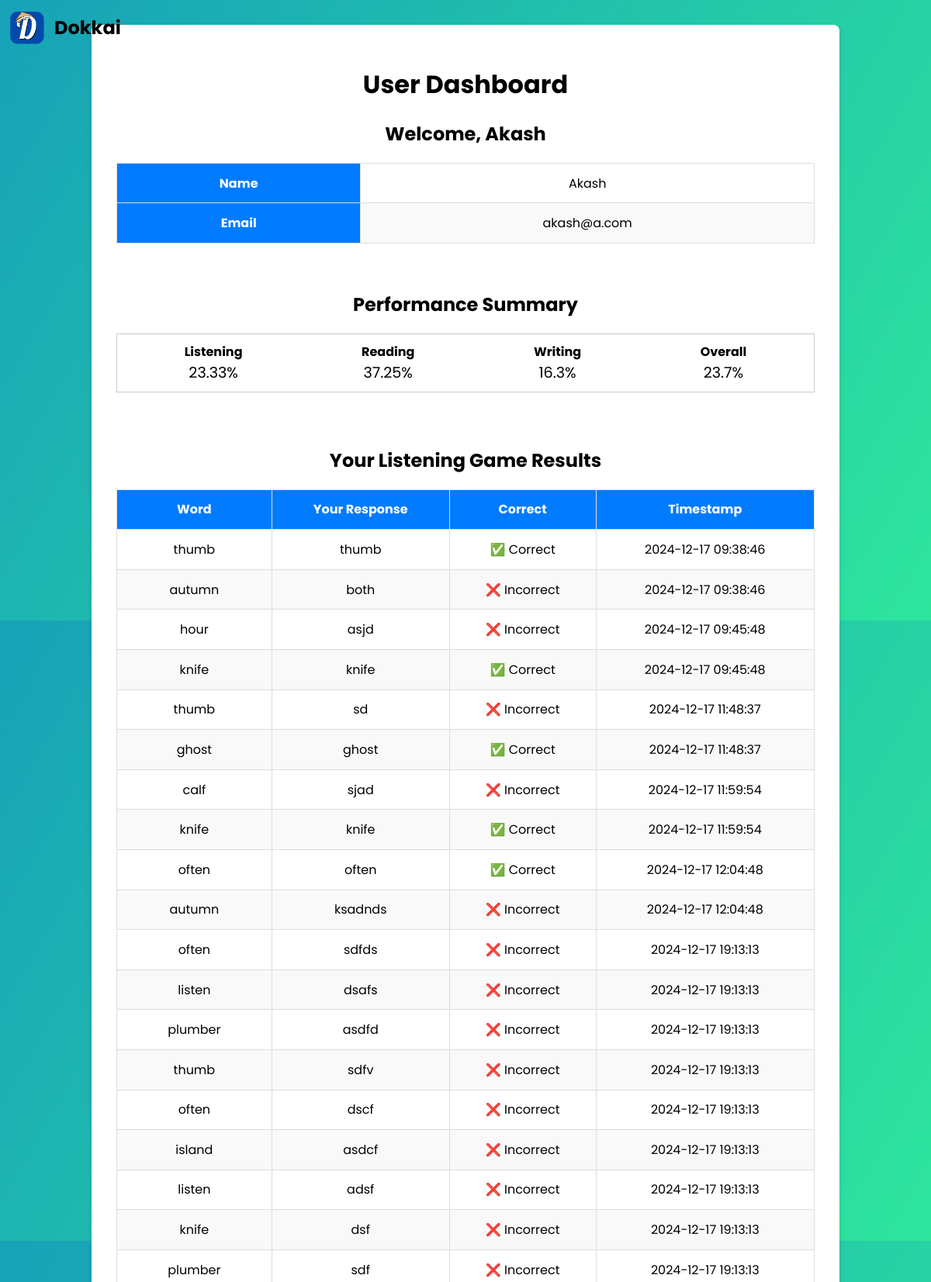
The app's page /dashboard (signed in, upper part) with its own data.
### tables this page shows
CREATE TABLE users (
                            id INTEGER PRIMARY KEY AUTOINCREMENT,
                            name TEXT NOT NULL,
                            email TEXT UNIQUE NOT NULL,
                            password TEXT NOT NULL);

CREATE TABLE answers (
                id INTEGER PRIMARY KEY AUTOINCREMENT,
                user_id INTEGER,
                word TEXT,
                response TEXT,
                correct BOOLEAN,
                timestamp DATETIME DEFAULT CURRENT_TIMESTAMP
            );

### app.py (the view)
@app.route('/dashboard')
def dashboard():
    if 'user_id' not in session:
        return redirect(url_for('login'))
    user_details = get_user_details(session['user_id'])
    if not user_details:
        return "User not found.", 404
    with sqlite3.connect(DATABASE) as conn:
        cursor = conn.cursor()
        cursor.execute("""
            SELECT word, response, correct, timestamp
            FROM answers
            WHERE user_id = ?
        """, (session['user_id'],))
        user_answers = cursor.fetchall()
        total_listening = len(user_answers)
        correct_listening = sum(1 for _, _, correct, _ in user_answers if correct)
        listening_percentage = (correct_listening / total_listening) * 100 if total_listening else 0
        cursor.execute("""
            SELECT word, selected_image, correct, timestamp
            FROM reading
            WHERE user_id = ?
        """, (session['user_id'],))
        reading_results = cursor.fetchall()
        total_reading = len(reading_results)
        correct_reading = sum(1 for _, _, correct, _ in reading_results if correct)
        reading_percentage = (correct_reading / total_reading) * 100 if total_reading else 0
        cursor.execute("""
            SELECT question, user_response, correct_answer, correct
            FROM writting
            WHERE user_id = ?
        """, (session['user_id'],))
        writing_results = cursor.fetchall()
        total_writing = len(writing_results)
        correct_writing = sum(1 for _, _, _, correct in writing_results if correct)
        writing_percentage = (correct_writing / total_writing) * 100 if total_writing else 0
        total_answers = total_listening + total_reading + total_writing
        total_correct = correct_listening + correct_reading + correct_writing
        overall_percentage = (total_correct / total_answers) * 100 if total_answers else 0
    return render_template(
        'dashboard.html',
        user_details=user_details,
        user_answers=user_answers,
        reading_results=reading_results,
        writing_results=writing_results,
        listening_percentage=listening_percentage,
        reading_percentage=reading_percentage,
        writing_percentage=writing_percentage,
        overall_percentage=overall_percentage # Include if you want overall
    )

### app.py (called while the page is built)
def get_user_details(user_id):
    with sqlite3.connect(DATABASE) as conn:
        cursor = conn.cursor()
        cursor.execute("SELECT name, email FROM users WHERE id = ?", (user_id,))
        result = cursor.fetchone()
        if result:
            return {"name" : result[0], "email": result[1]}
        return None

### templates/dashboard.html (shortened to what this page needs)
<!DOCTYPE html>
<html lang="en">
<head>
</head>
<body>
    <div style="position: absolute; top: 0; left: 0; display: flex; align-items: center; padding: 10px;">
        <a href="{{ url_for('home') }}" style="text-decoration: none; display: flex; align-items: center;">
            <div class="logo-container" style="display: flex; align-items: center;">
                <img src="{{ url_for('static', filename='images/logo.png') }}"
                     alt="Logo"
                     class="logo"
                     style="width: 50px; height: 50px; margin-right: 10px;">
                <span class="logo-name" style="font-size: 1.5rem; color: #000000; font-weight: bold;">Dokkai</span>
            </div>
        </a>
    </div>
        <div class="container">
        <h1>User Dashboard</h1>
        <h2>Welcome, {{ user_details['name'] }}</h2>
        <table>
            <thead>
                <tr>
                    <th>Name</th>
                    <td>{{ user_details['name'] }}</td>
                </tr>
                <tr>
                    <th>Email</th>
                    <td>{{ user_details['email'] }}</td>
                </tr>
            </thead>
        </table>
        <br>
        <h2>Performance Summary</h2>
        <div class="performance-summary">
            <div class="summary-item">
                <span class="label">Listening</span>
                <span class="value">{{ listening_percentage|round(2) }}%</span>
            </div>
            <div class="summary-item">
                <span class="label">Reading</span>
                <span class="value">{{ reading_percentage|round(2) }}%</span>
            </div>
            <div class="summary-item">
                <span class="label">Writing</span>
                <span class="value">{{ writing_percentage|round(2) }}%</span>
            </div>
            {% if overall_percentage %}
            <div class="summary-item">
                <span class="label">Overall</span>
                <span class="value">{{ overall_percentage|round(2) }}%</span>
            </div>
            {% endif %}
        </div>
        <br><br>
        <h2>Your Listening Game Results</h2>
        <table>
            <thead>
                <tr>
                    <th>Word</th>
                    <th>Your Response</th>
                    <th>Correct</th>
                    <th>Timestamp</th>
                </tr>
            </thead>
            <tbody>
                {% if user_answers %}
                    {% for answer in user_answers %}
                    <tr>
                        <td>{{ answer[0] }}</td>
                        <td>{{ answer[1] }}</td>
                        <td>
                            {% if answer[2] %}
                                ✅ Correct
                            {% else %}
                                ❌ Incorrect
                            {% endif %}
                        </td>
                        <td>{{ answer[3] }}</td>
                    </tr>
                    {% endfor %}
                {% else %}
                    <tr>
                        <td colspan="4">No listening game results found.</td>
                    </tr>
                {% endif %}
            </tbody>
        </table>
    </div>
</body>
</html>

### templates/dashboard.html (style rules this page uses)
.performance-summary { display: flex; justify-content: space-around; border: 1px solid #ccc; padding: 10px; }
.summary-item { text-align: center; }
.label { font-weight: bold; display: block; }
.value { font-size: 1.2em; }

### records on screen
users: name "Akash", email "akash@a.com"
answers: word "thumb", response "thumb", correct "✅ Correct", timestamp "2024-12-17 09:38:46"
answers: word "autumn", response "both", correct "❌ Incorrect", timestamp "2024-12-17 09:38:46"
answers: word "hour", response "asjd", correct "❌ Incorrect", timestamp "2024-12-17 09:45:48"
answers: word "knife", response "knife", correct "✅ Correct", timestamp "2024-12-17 09:45:48"
answers: word "thumb", response "sd", correct "❌ Incorrect", timestamp "2024-12-17 11:48:37"
answers: word "ghost", response "ghost", correct "✅ Correct", timestamp "2024-12-17 11:48:37"
answers: word "calf", response "sjad", correct "❌ Incorrect", timestamp "2024-12-17 11:59:54"
answers: word "knife", response "knife", correct "✅ Correct", timestamp "2024-12-17 11:59:54"
answers: word "often", response "often", correct "✅ Correct", timestamp "2024-12-17 12:04:48"
answers: word "autumn", response "ksadnds", correct "❌ Incorrect", timestamp "2024-12-17 12:04:48"
answers: word "often", response "sdfds", correct "❌ Incorrect", timestamp "2024-12-17 19:13:13"
answers: word "listen", response "dsafs", correct "❌ Incorrect", timestamp "2024-12-17 19:13:13"
answers: word "plumber", response "asdfd", correct "❌ Incorrect", timestamp "2024-12-17 19:13:13"
answers: word "thumb", response "sdfv", correct "❌ Incorrect", timestamp "2024-12-17 19:13:13"
answers: word "often", response "dscf", correct "❌ Incorrect", timestamp "2024-12-17 19:13:13"
answers: word "island", response "asdcf", correct "❌ Incorrect", timestamp "2024-12-17 19:13:13"
answers: word "listen", response "adsf", correct "❌ Incorrect", timestamp "2024-12-17 19:13:13"
answers: word "knife", response "dsf", correct "❌ Incorrect", timestamp "2024-12-17 19:13:13"
answers: word "plumber", response "sdf", correct "❌ Incorrect", timestamp "2024-12-17 19:13:13"

### other values on screen
{{ listening_percentage|round(2) }} "23.33"
{{ reading_percentage|round(2) }} "37.25"
{{ writing_percentage|round(2) }} "16.3"
{{ overall_percentage|round(2) }} "23.7"
